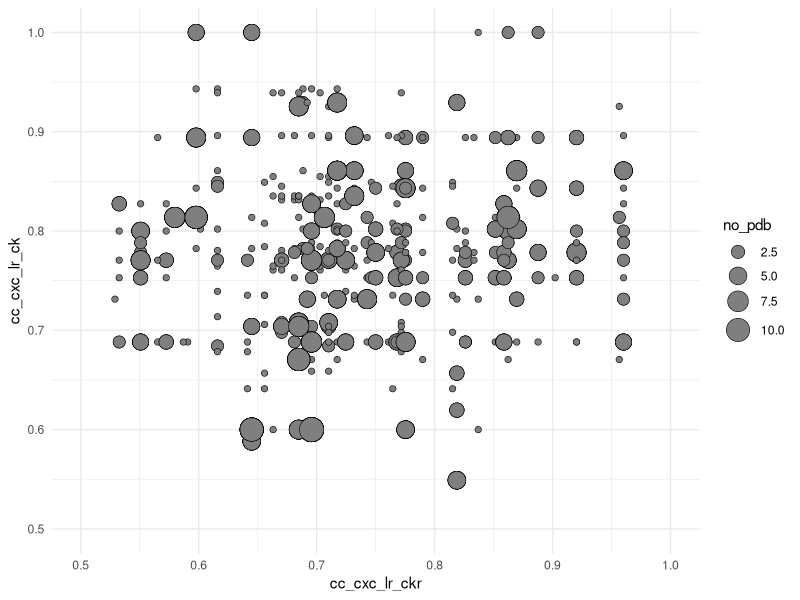

Write R code to recreate this figure. (Note: this script raises an error after producing the figure.)
# Name:     02_get_cons_contacts.R
# Updated:  20201115
# Author:   Andrew Kleist

# packages, working directory
setwd("~/Desktop/Volkman_Lab/BABU_VOLKMAN/CHEMOKINE_PRJ/Data/chemokine_gpcr_ms/")
library(tidyverse)

##### 1:  GET T2-T2  CHEMOKINE-GPCR CONTACTS ###################################

  # import data
  rin <- read_csv("05_integrate/output/RIN_CONS_CLASS.csv")

  # plot
  rin %>%
    ggplot(aes(cc_cxc_lr_ckr, cc_cxc_lr_ck, size = no_pdb))  +
    geom_point(shape = 21, colour = "black", fill = "grey50",stroke = 0.3) +
    scale_size(range = c(2, 8)) +
    xlim(0.5,1) +
    ylim(0.5,1) +
    theme_minimal()
  rin <- rin %>% filter(all_ortho_ck > 0.4 & all_ortho_ckr > 0.6)
  
